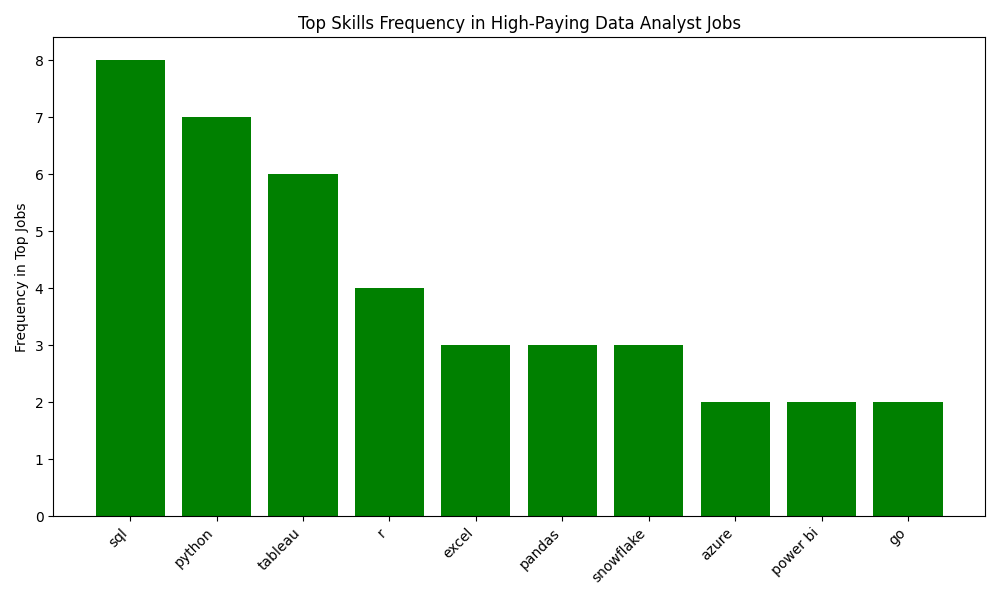

Write Python code to recreate this figure.
import json
import pandas as pd
import matplotlib.pyplot as plt
from collections import Counter

# Extract skills from Approach 1 JSON (flattened list)
skills_list = [
    "sql", "python", "r", "azure", "databricks", "aws", "pandas", "pyspark", "jupyter", "excel", "tableau", "power bi", "powerpoint",
    "sql", "python", "r", "hadoop", "tableau",
    "sql", "crystal", "oracle", "tableau", "flow",
    "sql", "python", "go", "snowflake", "pandas", "numpy", "excel", "tableau", "gitlab",
    "sql", "python", "azure", "aws", "oracle", "snowflake", "tableau", "power bi", "sap", "jenkins", "bitbucket", "atlassian", "jira", "confluence",
    "sql", "python", "r", "git", "bitbucket", "atlassian", "jira", "confluence",
    "sql", "python", "go", "snowflake", "pandas", "numpy", "excel", "tableau", "gitlab",
    "sql", "python", "r"
]

# Count frequencies
skill_counts = Counter(skills_list)
df = pd.DataFrame(list(skill_counts.items()), columns=['skills', 'frequency'])
df = df.sort_values(by='frequency', ascending=False).head(10)

# Plot
fig, ax = plt.subplots(figsize=(10, 6))
ax.bar(df['skills'], df['frequency'], color='green')
ax.set_ylabel('Frequency in Top Jobs')
ax.set_title('Top Skills Frequency in High-Paying Data Analyst Jobs')
plt.xticks(rotation=45, ha='right')
plt.tight_layout()
plt.savefig('top_paying_job_skills_freq.png')  # Save to file